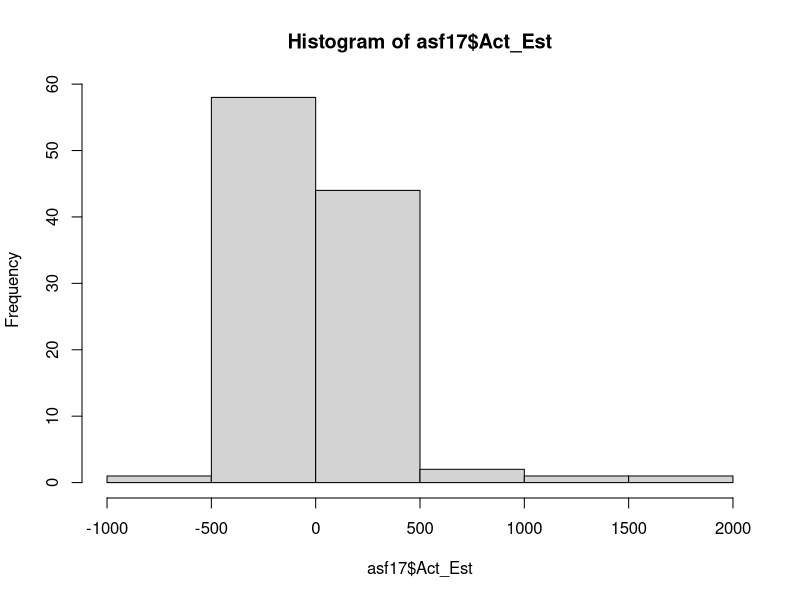
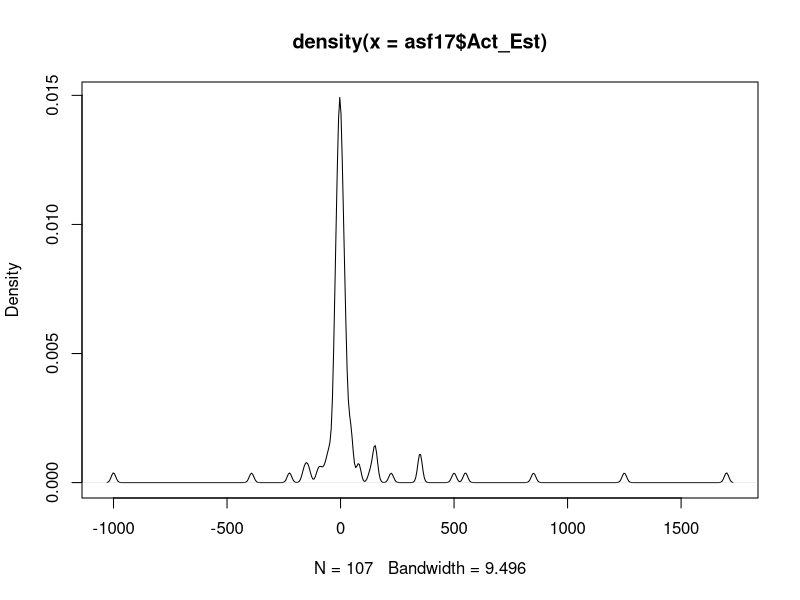
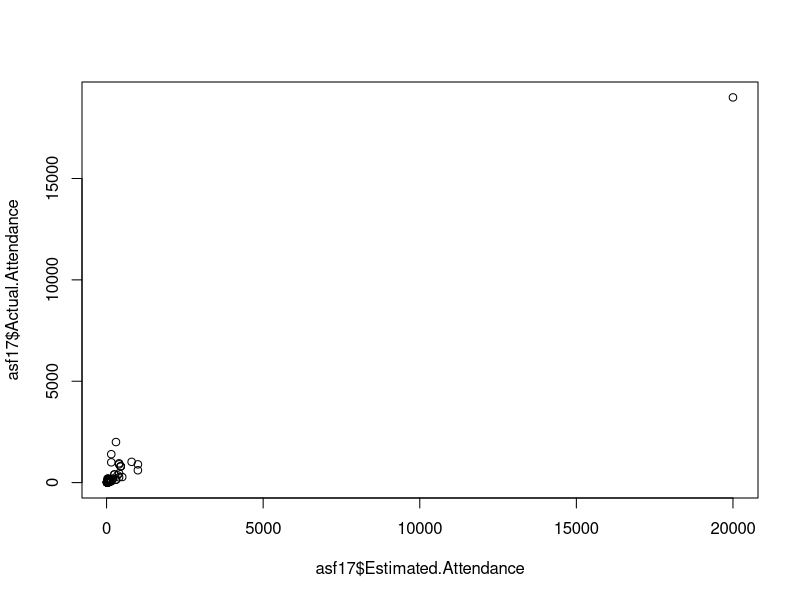

These charts were generated, in order, by the following R code:
# ASF univariate analysis #


asf17new <- read.csv("2018_2017 ASF Events for Data Analysis - 2017 new events.csv")
asf17repeat <- read.csv("2018_2017 ASF Events for Data Analysis - 2017 repeat events.csv")

View(asf17new)  
View(asf17repeat)

asf17 <- rbind(asf17repeat,asf17new)
asf17 <- na.omit(asf17)
View(asf17)  
dim(asf17)
dim(asf17new)
dim(asf17repeat)


asf17$Act_Est <- asf17$Actual.Attendance - asf17$Estimated.Attendance

summary(asf17$Act_Est)
hist(asf17$Act_Est)
plot(density(asf17$Act_Est))
plot(asf17$Estimated.Attendance,asf17$Actual.Attendance)  

asf17 <- subset(asf17,Actual.Attendance < 5000)
